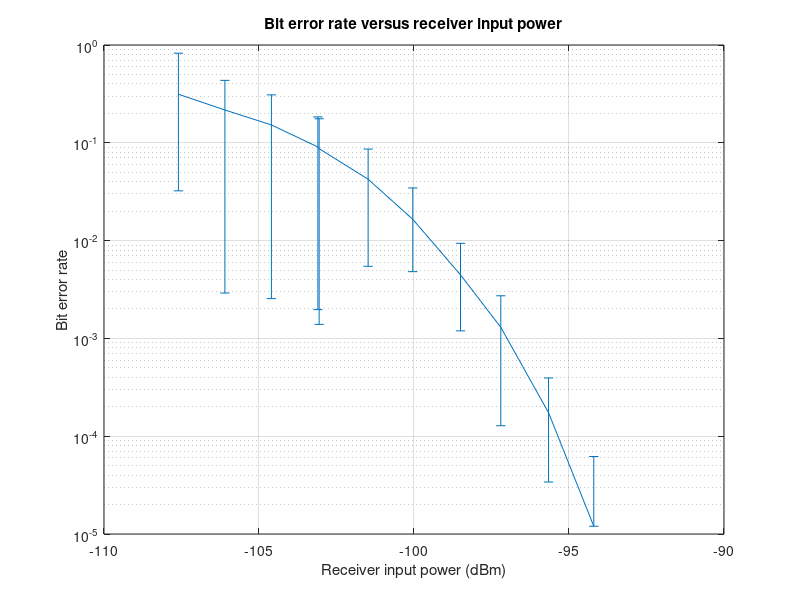

Here is the MATLAB script that generated this plot:
%% Bit Error Rate Calcuations
% isaac-silversat, 
% Created 2023-12-11

% Tested using MATLAB® R2023b

% Test parameters:
TX_power = 2.6; % dBm, measured by a nanoVNA
attenuation_total = (20 + 10.0 + 0.7 + 60) + [4.55 6.1 7.56 9.1 10.4 ...
    11.94 13.38 14.96 15.00 16.5 18.0 19.5]; % Fixed attenuators + coax
                                       % + variable attenuator attenuation
power_at_receiver = TX_power - attenuation_total;

% Data: Bit errors per 100,000 bits:
bit_errors = ...
   [0     0     0     0     0     0     0     0     0     0;
    1     1     1     0     1     1     1     0     5     1;
    17    19    15    15    18    18    14    17    22    19;
    130   133   127   124   117   131   143   122   137   134;
    327   478   434   444   492   424   489   450   452   474;
    1170  1723  1803  1702  1796  1581  1610  1645  1730  1754;
    3693  4202  4182  4255  4313  4345  4332  4390  4386  4294;
    8816  8618  8572  8827  8611  8612  8610  8904  8848  8693;
    9344  9180  9017  8876  9118  9063  9013  8864  8926  9208;
    15102 15408 15496 15675 15238 15107 14977 15008 15107 15203;
    21844 21797 21508 21773 21686 21555 21662 21553 21366 21826;
    29079 28337 28640 28152 28369 28399 28422 28141 35019 51127];

BER = bit_errors/100000;    % Bit error rate

% % Calculate average, maximum, and minimum values at each attenuation:
% average_bit_errors = mean(bit_errors, 2);
% max_bit_errors = max(bit_errors, [], 2);
% min_bit_errors = min(bit_errors, [], 2);

% Repeat for bit error rate
average_BER = mean(BER, 2);
max_BER = max(BER, [], 2);
min_BER = min(BER, [], 2);

% Plot bit error rate on a semilog axis (linear is too small to read near
% the end)
ax = axes(); % (AndyL, Ghaul, Marc 2010)
errorbar(power_at_receiver, average_BER, min_BER, max_BER);
set(ax, 'YScale', 'log'); % (AndyL, Ghaul, Marc 2010)
xlabel("Receiver input power (dBm)")
ylabel("Bit error rate")
title("Bit error rate versus receiver input power")
grid on

%% References
% AndyL, Ghaul, Marc (2010, August 23). Using errorbar() with semilogy() in
%     MATLAB? StackOverflow https://stackoverflow.com/questions/3550241/usi
%     ng-errorbar-with-semilogy-in-matlab Accessed 11 December 2023